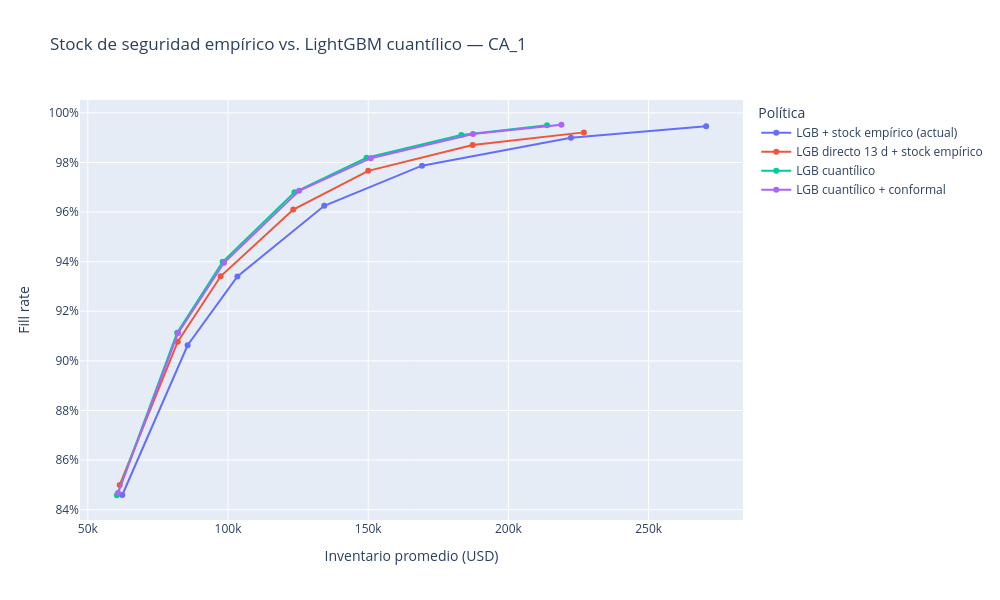

Notebook source saved alongside this figure:
### Code cell
fig = px.line(tabla, x="inv_valor_prom", y="fill_rate", color="politica", markers=True,
              hover_data=["alpha", "costo_total"],
              labels={"inv_valor_prom": "Inventario promedio (USD)", "fill_rate": "Fill rate", "politica": "Política"},
              title="Stock de seguridad empírico vs. LightGBM cuantílico — CA_1")
fig.update_layout(width=1000, height=600, yaxis_tickformat=".0%")
fig.write_html(FIG_DIR / "12_probabilistico.html", include_plotlyjs="cdn")
try:
    fig.write_image(FIG_DIR / "12_probabilistico.png", scale=2)
except Exception as e:
    print(f"PNG no generado ({e})")
fig.show()

### Figure 1 — Plotly figure (JSON) as saved in the notebook; plotly's stock layout.template omitted (floating-point values rounded to 4 significant figures)
{"data": [{"customdata": [[0.5, 112200.0], [0.7, 71380.0], [0.8, 54130.0], [0.9, 38950.0], [0.95, 32620.0], [0.98, 31980.0], [0.99, 35200.0]], "hovertemplate": "Política=LGB + stock empírico (actual)<br>Inventario promedio (USD)=%{x}<br>Fill rate=%{y}<br>alpha=%{customdata[0]}<br>costo_total=%{customdata[1]}<extra></extra>", "legendgroup": "LGB + stock empírico (actual)", "line": {"color": "#636efa", "dash": "solid"}, "marker": {"symbol": "circle"}, "mode": "lines+markers", "name": "LGB + stock empírico (actual)", "orientation": "v", "showlegend": true, "type": "scatter", "x": [62290.0, 85580.0, 103400.0, 134300.0, 169200.0, 222300.0, 270500.0], "xaxis": "x", "y": [0.8459, 0.9063, 0.9341, 0.9626, 0.9787, 0.99, 0.9947], "yaxis": "y"}, {"customdata": [[0.5, 107300.0], [0.7, 68100.0], [0.8, 51420.0], [0.9, 36600.0], [0.95, 30340.0], [0.98, 28690.0], [0.99, 30750.0]], "hovertemplate": "Política=LGB directo 13 d + stock empírico<br>Inventario promedio (USD)=%{x}<br>Fill rate=%{y}<br>alpha=%{customdata[0]}<br>costo_total=%{customdata[1]}<extra></extra>", "legendgroup": "LGB directo 13 d + stock empírico", "line": {"color": "#EF553B", "dash": "solid"}, "marker": {"symbol": "circle"}, "mode": "lines+markers", "name": "LGB directo 13 d + stock empírico", "orientation": "v", "showlegend": true, "type": "scatter", "x": [61370.0, 82070.0, 97380.0, 123300.0, 150000.0, 187300.0, 226900.0], "xaxis": "x", "y": [0.8499, 0.9077, 0.9341, 0.961, 0.9766, 0.987, 0.9921], "yaxis": "y"}, {"customdata": [[0.5, 109200.0], [0.7, 67510.0], [0.8, 49760.0], [0.9, 34840.0], [0.95, 29110.0], [0.98, 27130.0], [0.99, 28450.0]], "hovertemplate": "Política=LGB cuantílico<br>Inventario promedio (USD)=%{x}<br>Fill rate=%{y}<br>alpha=%{customdata[0]}<br>costo_total=%{customdata[1]}<extra></extra>", "legendgroup": "LGB cuantílico", "line": {"color": "#00cc96", "dash": "solid"}, "marker": {"symbol": "circle"}, "mode": "lines+markers", "name": "LGB cuantílico", "orientation": "v", "showlegend": true, "type": "scatter", "x": [60370.0, 81860.0, 98080.0, 123700.0, 149400.0, 183200.0, 213800.0], "xaxis": "x", "y": [0.8458, 0.9114, 0.94, 0.968, 0.9819, 0.9911, 0.9951], "yaxis": "y"}, {"customdata": [[0.5, 108300.0], [0.7, 67330.0], [0.8, 49540.0], [0.9, 34340.0], [0.95, 28950.0], [0.98, 27200.0], [0.99, 28820.0]], "hovertemplate": "Política=LGB cuantílico + conformal<br>Inventario promedio (USD)=%{x}<br>Fill rate=%{y}<br>alpha=%{customdata[0]}<br>costo_total=%{customdata[1]}<extra></extra>", "legendgroup": "LGB cuantílico + conformal", "line": {"color": "#ab63fa", "dash": "solid"}, "marker": {"symbol": "circle"}, "mode": "lines+markers", "name": "LGB cuantílico + conformal", "orientation": "v", "showlegend": true, "type": "scatter", "x": [60780.0, 82210.0, 98560.0, 125300.0, 150900.0, 187400.0, 218900.0], "xaxis": "x", "y": [0.8467, 0.9113, 0.9396, 0.9686, 0.9817, 0.9915, 0.9952], "yaxis": "y"}], "layout": {"height": 600, "legend": {"title": {"text": "Política"}, "tracegroupgap": 0}, "title": {"text": "Stock de seguridad empírico vs. LightGBM cuantílico — CA_1"}, "width": 1000, "xaxis": {"anchor": "y", "domain": [0.0, 1.0], "title": {"text": "Inventario promedio (USD)"}}, "yaxis": {"anchor": "x", "domain": [0.0, 1.0], "tickformat": ".0%", "title": {"text": "Fill rate"}}}}
